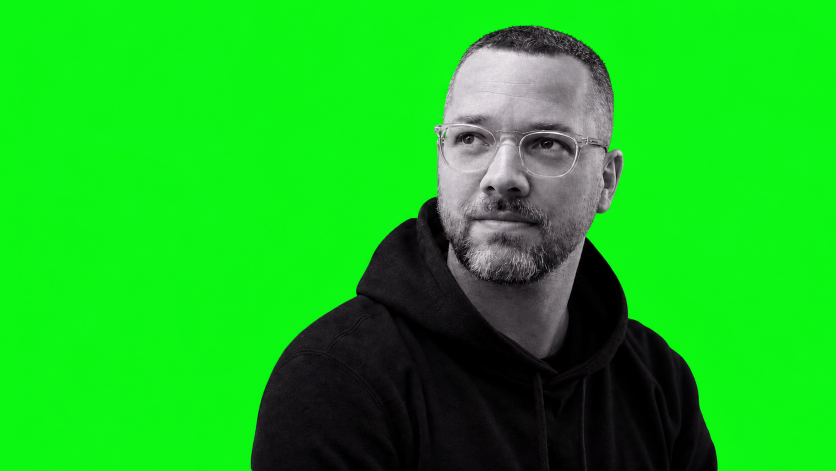
#> input picture assets/portrait-cutout-keyed.png, 1672 x 941 px, given as the content of the folder ../../../assets/portrait-cutout-keyed.png, which was not available (shown at 1/2 size)
$ python make_contact_sheets.py ../../../assets/portrait-cutout-keyed.png out.png
#> lines starting #> are read from the running program, lines starting #| are printed output that depends on the picture; pictures that were not available may be replaced by others from this repository, and a replacement may not be noted
from pathlib import Path
from PIL import Image, ImageDraw
import argparse
import re


def natural_key(path: Path):
    return [int(value) if value.isdigit() else value
            for value in re.split(r"(\d+)", path.name)]


parser = argparse.ArgumentParser()
parser.add_argument("source", type=Path)
parser.add_argument("destination", type=Path)
parser.add_argument("--batch", type=int, default=9)
args = parser.parse_args()

args.destination.mkdir(parents=True, exist_ok=True)
pages = sorted(args.source.glob("*.png"), key=natural_key)
thumb_w, thumb_h, gap = 720, 940, 20

for offset in range(0, len(pages), args.batch):
    batch = pages[offset:offset + args.batch]
    canvas = Image.new("RGB", (3 * thumb_w + 4 * gap, 3 * thumb_h + 4 * gap), "#e9eef4")
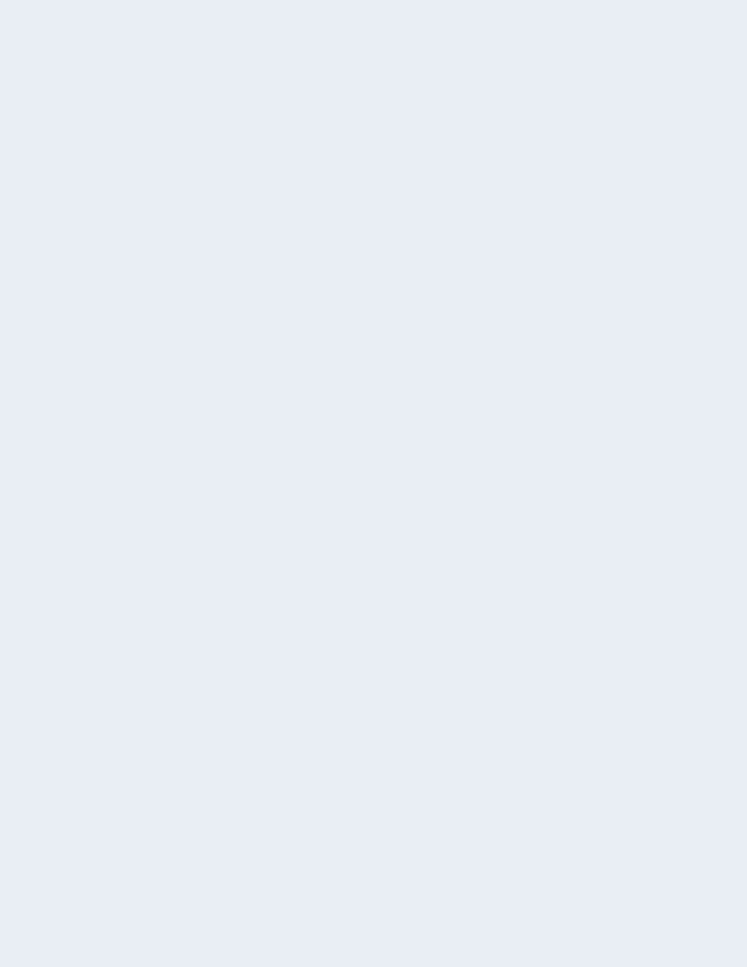
#> canvas: PIL image 2240x2900 RGB (shown at 1/3 size); mean R, G, B 233, 238, 244
    draw = ImageDraw.Draw(canvas)
    for index, page in enumerate(batch):
        with Image.open(page) as source:
#> source is the input picture: PIL image 1672x941 RGB; mean R, G, B 24.4, 187.6, 29.3
            image = source.convert("RGB")
            image.thumbnail((thumb_w - 20, thumb_h - 45))
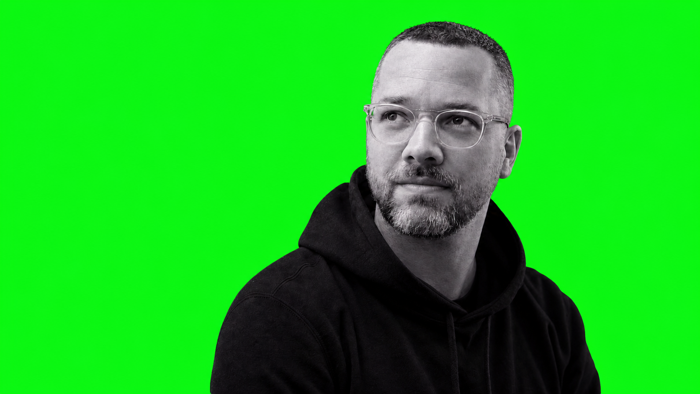
#> image: PIL image 700x394 RGB; mean R, G, B 24.4, 187.6, 29.3
            x = gap + (index % 3) * (thumb_w + gap)
            y = gap + (index // 3) * (thumb_h + gap)
            canvas.paste(image, (x + (thumb_w - image.width) // 2, y + 25))
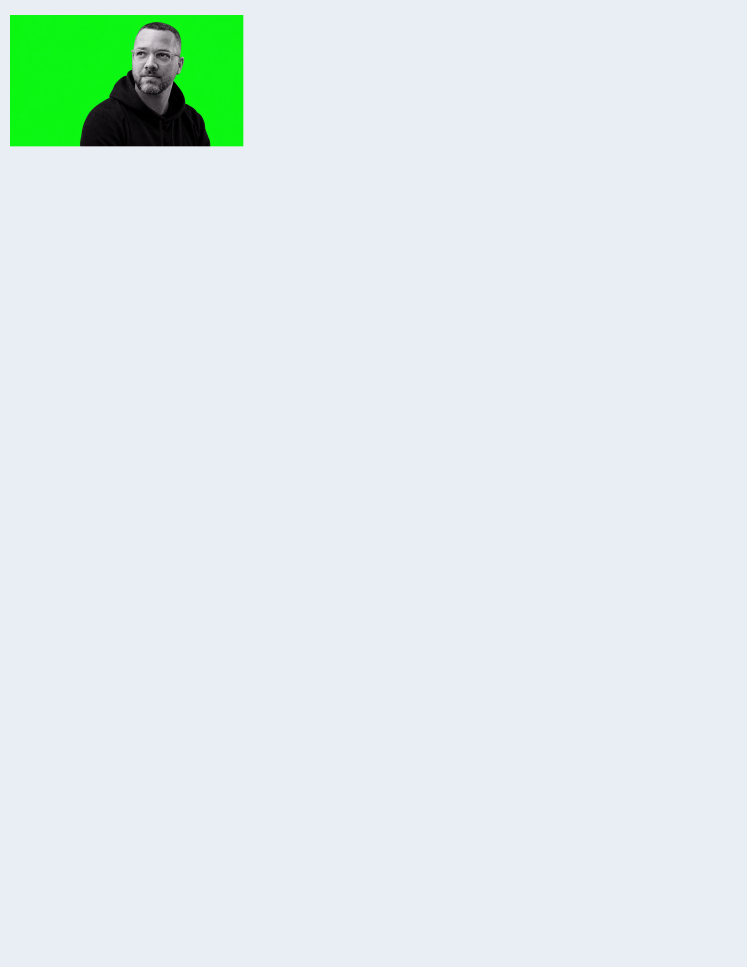
#> canvas: PIL image 2240x2900 RGB (shown at 1/3 size); mean R, G, B 224.1, 235.9, 234.9
            draw.text((x + 8, y + 5), page.stem, fill="#111827")
    canvas.save(args.destination / f"contact-{offset // args.batch + 1:02d}.png")

print({"pages": len(pages), "contacts": (len(pages) + args.batch - 1) // args.batch})
